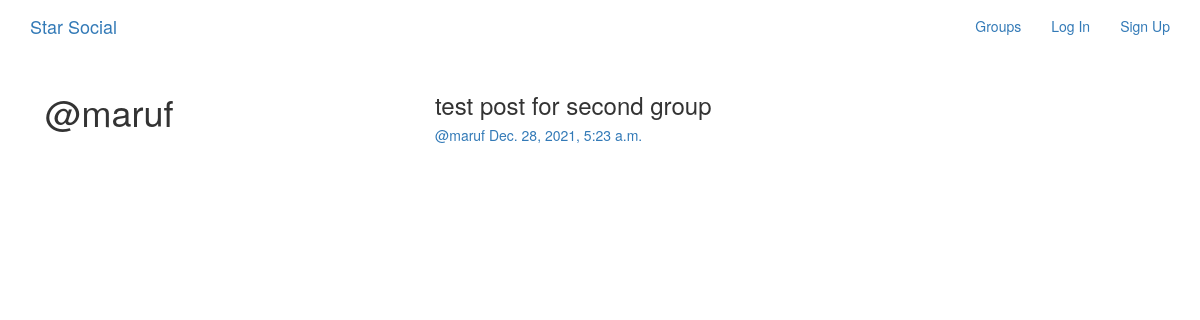
Page /posts/by/maruf/ on the committed database.
### posts/models.py (models this page shows, shortened)
class Post(models.Model):
    user = models.ForeignKey(User,related_name='posts', null=True, on_delete=models.SET_NULL)
    created_at = models.DateTimeField(auto_now=True)
    message = models.TextField()
    message_html = models.TextField(editable=False)
    group = models.ForeignKey(Group, related_name='posts', null=True, blank=True, on_delete=models.SET_NULL)
    class Meta:
        ordering = ['-created_at']
        unique_together = ['user','message']

### posts/views.py (the view)
# urls.py: path('by/<username>/', views.UserPosts.as_view(), name='for_user'),
class UserPosts(ListView):
    model = Post
    template_name = 'posts/user_post_list.html'
    def get_queryset(self):
        try:
            self.post_user = User.objects.prefetch_related('posts').get(username__iexact=self.kwargs.get('username'))
        except User.DoesNotExist:
            raise Http404
        else:
            return self.post_user.posts.all()
    def get_context_data(self, **kwargs):
        context = super().get_context_data(**kwargs)
        context['post_user'] = self.post_user
        return context

### posts/templates/posts/user_post_list.html
{% extends 'posts/post_base.html' %}
{% block prepost %}
<div class="col-md-4">
    <h1>@{{ post_user.username }}</h1>
</div>
{% endblock prepost %}
{% block post_content %}
<div class="col-md-8">
    {% for post in post_list %}
    {% include 'posts/_post.html' %}
    {% endfor %}
</div>
{% endblock post_content %}

### posts/templates/posts/_post.html (shortened to what this page needs)
<div class="post media">
    <h3>{{ post.message|safe }}</h3>
    <div class="media-body">
        <h5 class="media-heading">
        <span class="username">
            <a href="{% url 'posts:for_user' username=post.user.username %}">
                @{{ post.user.username }}
            </a>
        </span>
            <time class="time">
                <a href="{% url 'posts:single' username=post.user.username pk=post.pk %}">
                    {{ post.created_at }}
                </a>
            </time>
        </h5>
    </div>
</div>

### rows in the picture
Post: message "test post for second group", user.username "maruf", created_at "Dec. 28, 2021, 5:23 a.m."

### other values in the picture
{{ post_user.username }} "maruf"
